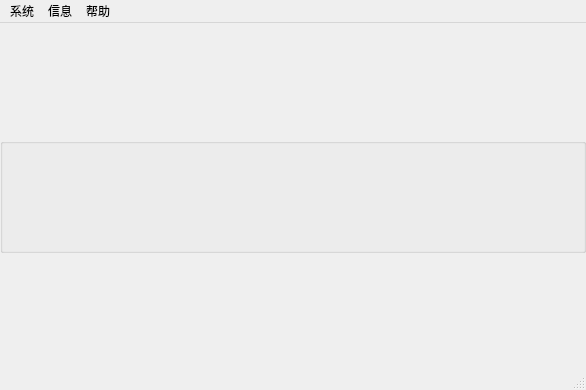
<?xml version="1.0" encoding="UTF-8"?>
<ui version="4.0">
 <class>MainWindow</class>
 <widget class="QMainWindow" name="MainWindow">
  <property name="geometry">
   <rect>
    <x>0</x>
    <y>0</y>
    <width>586</width>
    <height>390</height>
   </rect>
  </property>
  <property name="windowTitle">
   <string>MainWindow</string>
  </property>
  <widget class="QWidget" name="centralWidget">
   <layout class="QVBoxLayout" name="verticalLayout">
    <property name="spacing">
     <number>0</number>
    </property>
    <property name="margin">
     <number>0</number>
    </property>
    <item>
     <widget class="QGroupBox" name="groupBox">
      <property name="sizePolicy">
       <sizepolicy hsizetype="Preferred" vsizetype="Fixed">
        <horstretch>0</horstretch>
        <verstretch>0</verstretch>
       </sizepolicy>
      </property>
      <property name="minimumSize">
       <size>
        <width>0</width>
        <height>115</height>
       </size>
      </property>
      <property name="maximumSize">
       <size>
        <width>16777215</width>
        <height>115</height>
       </size>
      </property>
      <property name="contextMenuPolicy">
       <enum>Qt::DefaultContextMenu</enum>
      </property>
      <property name="autoFillBackground">
       <bool>false</bool>
      </property>
      <property name="title">
       <string/>
      </property>
      <property name="alignment">
       <set>Qt::AlignLeading|Qt::AlignLeft|Qt::AlignVCenter</set>
      </property>
      <property name="flat">
       <bool>true</bool>
      </property>
      <property name="checkable">
       <bool>false</bool>
      </property>
     </widget>
    </item>
    <item>
     <layout class="QHBoxLayout" name="m_MainLayout">
      <property name="spacing">
       <number>0</number>
      </property>
     </layout>
    </item>
   </layout>
  </widget>
  <widget class="QStatusBar" name="statusBar"/>
  <widget class="QMenuBar" name="menuBar">
   <property name="geometry">
    <rect>
     <x>0</x>
     <y>0</y>
     <width>586</width>
     <height>23</height>
    </rect>
   </property>
   <widget class="QMenu" name="menu">
    <property name="font">
     <font>
      <pointsize>9</pointsize>
     </font>
    </property>
    <property name="title">
     <string>系统</string>
    </property>
    <addaction name="m_UserManagement"/>
    <addaction name="separator"/>
    <addaction name="m_Exit"/>
   </widget>
   <widget class="QMenu" name="menu_2">
    <property name="title">
     <string>信息</string>
    </property>
    <widget class="QMenu" name="menu_3">
     <property name="title">
      <string>信息管理</string>
     </property>
     <addaction name="action_2"/>
     <addaction name="action_4"/>
     <addaction name="action_5"/>
    </widget>
    <addaction name="menu_3"/>
    <addaction name="action_7"/>
   </widget>
   <widget class="QMenu" name="menu_4">
    <property name="title">
     <string>帮助</string>
    </property>
    <addaction name="action"/>
    <addaction name="action_3"/>
   </widget>
   <addaction name="menu"/>
   <addaction name="menu_2"/>
   <addaction name="menu_4"/>
  </widget>
  <action name="m_UserManagement">
   <property name="text">
    <string>账户管理</string>
   </property>
  </action>
  <action name="m_Exit">
   <property name="text">
    <string>退出</string>
   </property>
  </action>
  <action name="action_2">
   <property name="text">
    <string>增加</string>
   </property>
  </action>
  <action name="action_4">
   <property name="text">
    <string>删除</string>
   </property>
  </action>
  <action name="action_5">
   <property name="text">
    <string>修改</string>
   </property>
  </action>
  <action name="action_6">
   <property name="text">
    <string>查询</string>
   </property>
  </action>
  <action name="action">
   <property name="text">
    <string>帮助</string>
   </property>
  </action>
  <action name="action_3">
   <property name="text">
    <string>关于</string>
   </property>
  </action>
  <action name="action_7">
   <property name="text">
    <string>信息查询</string>
   </property>
  </action>
 </widget>
 <layoutdefault spacing="6" margin="11"/>
 <resources/>
 <connections/>
</ui>
